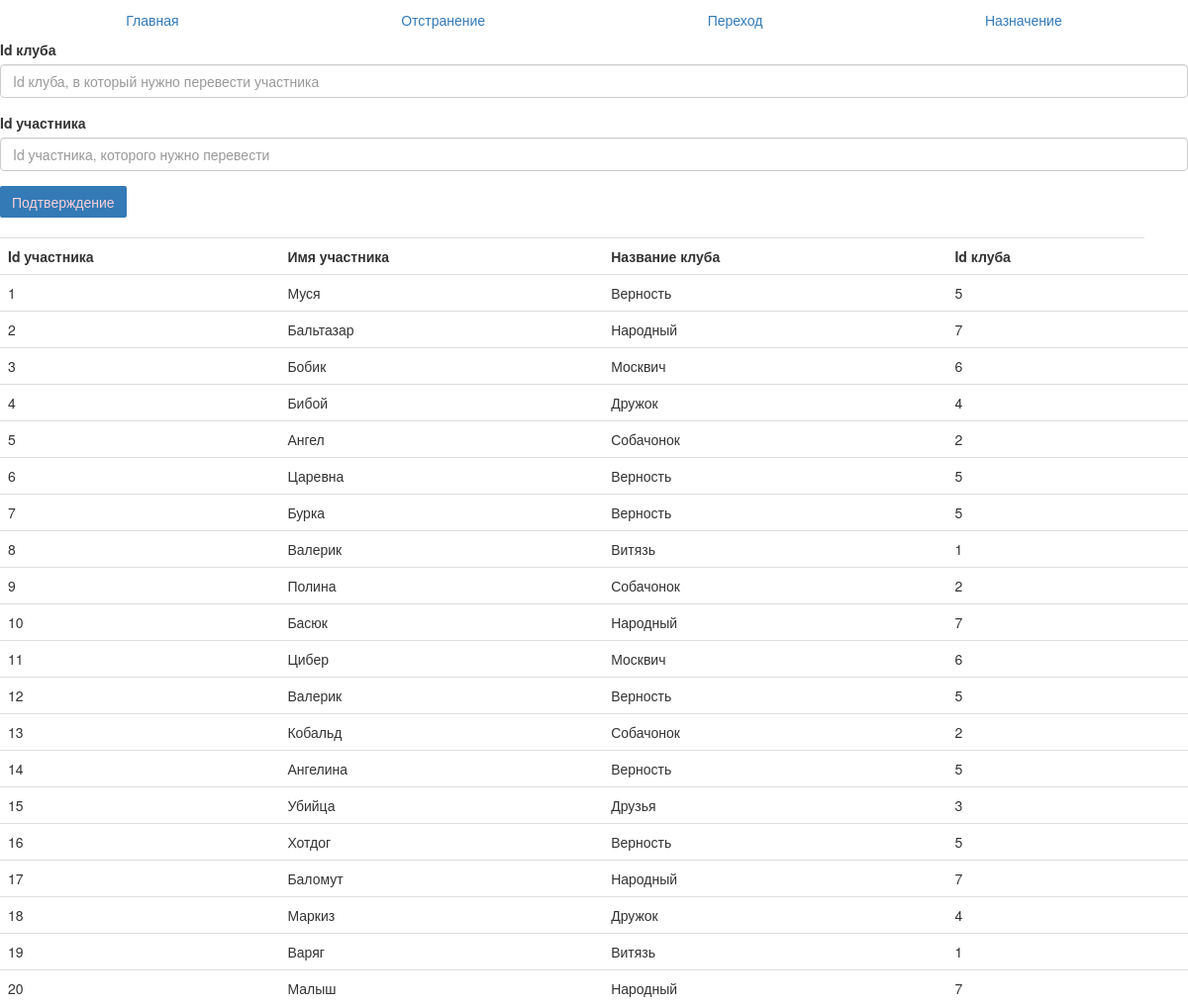
The page /Test/Transition.php on the database its author committed.
### tables this page shows
CREATE TABLE `dogsparticipants` (
  `id` int(10) UNSIGNED NOT NULL COMMENT 'Индекс',
  `Host_id` int(10) UNSIGNED NOT NULL COMMENT 'Хозяин',
  `Club_id` int(10) UNSIGNED DEFAULT NULL COMMENT 'Клуб',
  `id_Pedigree` int(10) UNSIGNED DEFAULT NULL COMMENT 'Родословная ',
  `Nickname` varchar(255) NOT NULL COMMENT 'Кличка',
  `Breed` varchar(255) NOT NULL COMMENT 'Порода',
  `Old` int(20) UNSIGNED NOT NULL COMMENT 'Возраст',
  `Exhibition` int(11) NOT NULL COMMENT 'Выставка',
  `Awards` varchar(255) DEFAULT NULL COMMENT 'Награды собаки'
);

CREATE TABLE `club` (
  `id` int(10) UNSIGNED NOT NULL,
  `Name_club` varchar(255) NOT NULL,
  `Numbers` mediumint(8) UNSIGNED NOT NULL
);

### Test/Transition.php (the view, shortened to what this page needs)
<!DOCTYPE html>
<html>
<head>
    <link rel="stylesheet" href="1.css">
    <link rel="stylesheet" href="https://maxcdn.bootstrapcdn.com/bootstrap/3.3.6/css/bootstrap.min.css">
</head>
<body>
<div class="container-fluid">
    <ul class="nav nav-justified">
        <li><a href="index.html">Главная</a></li>
        <li><a href="Dismiss.php">Отстранение</a></li>
        <li><a href="Transition.php">Переход</a></li>
        <li><a href="purpose.php">Назначение</a></li>
    </ul>
</div>
<form action="Transition_check.php" method="post">
    <div class="form-group">
        <label for="exampleInputEmail1">Id клуба</label>
        <input type="text" name="Id_club" class="form-control" id="exampleInputEmail1" placeholder="Id клуба, в который нужно перевести участника">
    </div>
    <form action="Transition_check.php" method="post">
        <div class="form-group">
            <label for="exampleInputEmail1">Id участника</label>
            <input type="text" name="Id_expert" class="form-control" id="exampleInputEmail1" placeholder="Id участника, которого нужно перевести">
        </div>
        <button type="submit" name="submit" class="btn btn-primary">Подтверждение</button>
    </form>
    <br>
<?php
$settings = [
    'host' => 'localhost',
    'user' => 'root',
    'password' => '',
    'db_name' =>'coursework'
];
$link = mysqli_connect($settings['host'],$settings['user'],$settings['password'],$settings['db_name']);
mysqli_set_charset ($link , 'utf8');
$query = "SELECT dogsparticipants.id, dogsparticipants.Nickname, club.Name_club, club.id FROM dogsparticipants LEFT OUTER JOIN club ON dogsparticipants.Club_id = club.id ORDER BY dogsparticipants.id;";
$result = mysqli_query($link, $query) or die("Ошибка".mysqli_error($link));
if($res === false)
{
    echo mysqli_error($link);
}
else
{
    $rows = mysqli_num_rows($result);
    echo "<table class=\"table\"><tr><th>Id участника</th><th>Имя участника</th><th>Название клуба</th><th>Id клуба</th></tr>";
    for($i = 0; $i < $rows ; ++$i)
    {
        $row = mysqli_fetch_row($result);
        echo "<tr>";
        for ($j = 0 ; $j < 5 ; ++$j) echo "<td>$row[$j]</td>";
        echo "</tr>";
    }
    echo "</table>";
}
?>
</body>
</html>

### Test/1.css (style rules this page uses)
body { font-family: 'Roboto', sans-serif; font-weight: 300; background-color: #c4d0ff; height: 100vh; }
.btn.btn-primary { border-radius: 2px; border: 0px; color: #fbd1d5; text-shadow: none; }

### rows shown on the page
dogsparticipants: id "1", Nickname "Муся"
club: Name_club "Верность", id "5"
dogsparticipants: id "2", Nickname "Бальтазар"
club: Name_club "Народный", id "7"
dogsparticipants: id "3", Nickname "Бобик"
club: Name_club "Москвич", id "6"
dogsparticipants: id "4", Nickname "Бибой"
club: Name_club "Дружок", id "4"
dogsparticipants: id "5", Nickname "Ангел"
club: Name_club "Собачонок", id "2"
dogsparticipants: id "6", Nickname "Царевна"
dogsparticipants: id "7", Nickname "Бурка"
dogsparticipants: id "8", Nickname "Валерик"
club: Name_club "Витязь", id "1"
dogsparticipants: id "9", Nickname "Полина"
dogsparticipants: id "10", Nickname "Басюк"
dogsparticipants: id "11", Nickname "Цибер"
dogsparticipants: id "12", Nickname "Валерик"
dogsparticipants: id "13", Nickname "Кобальд"
dogsparticipants: id "14", Nickname "Ангелина"
dogsparticipants: id "15", Nickname "Убийца"
club: Name_club "Друзья", id "3"
dogsparticipants: id "16", Nickname "Хотдог"
dogsparticipants: id "17", Nickname "Баломут"
dogsparticipants: id "18", Nickname "Маркиз"
dogsparticipants: id "19", Nickname "Варяг"
dogsparticipants: id "20", Nickname "Малыш"
